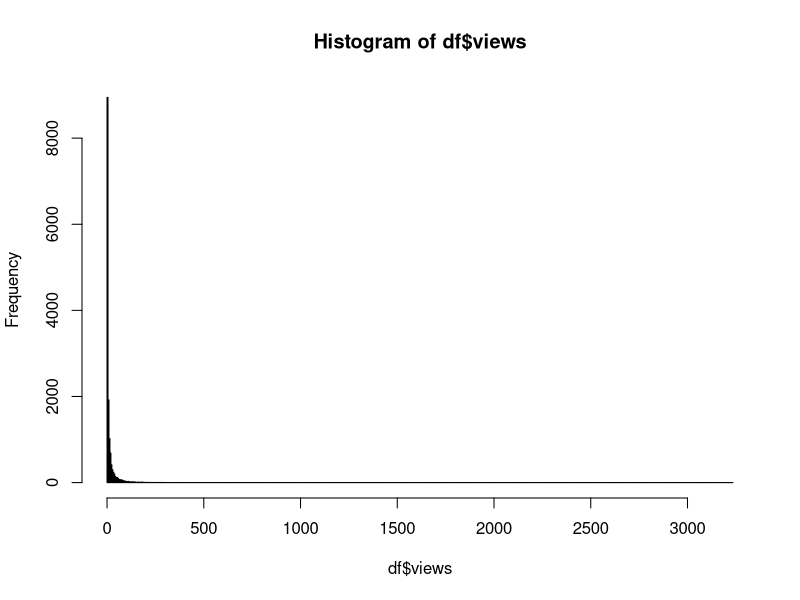
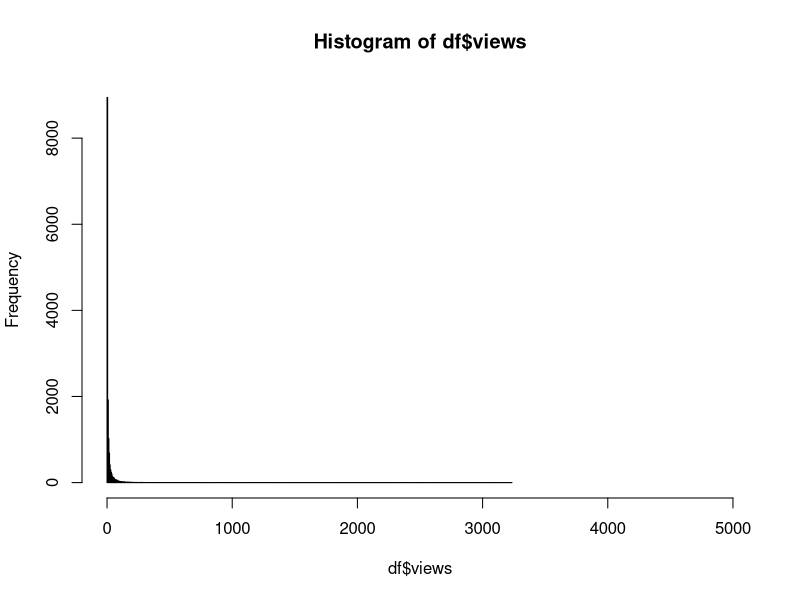
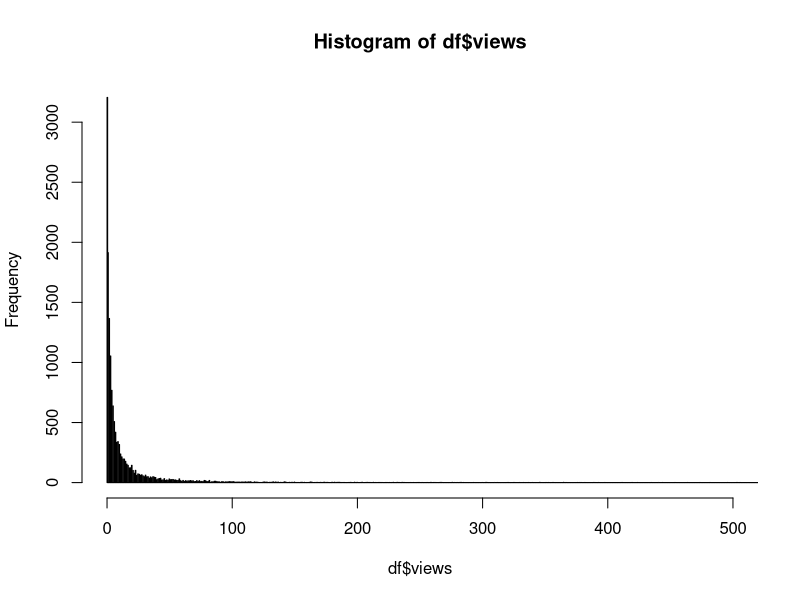
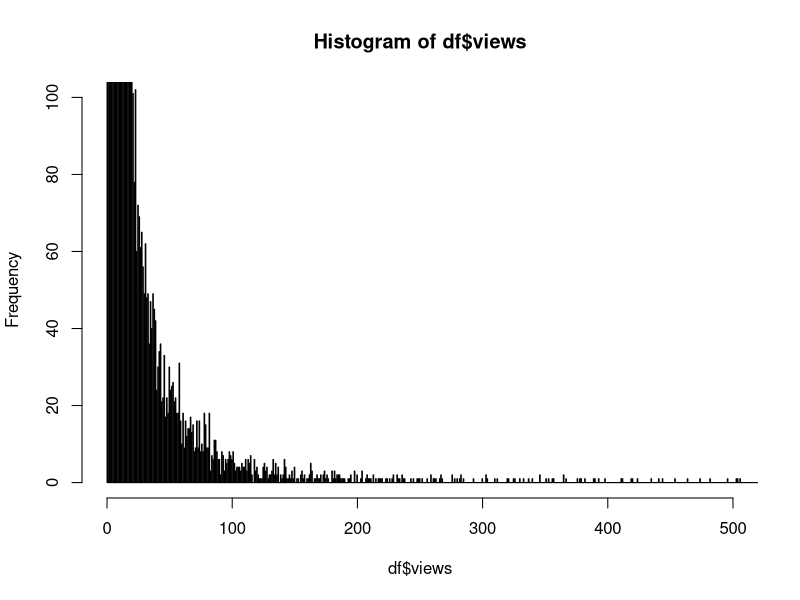
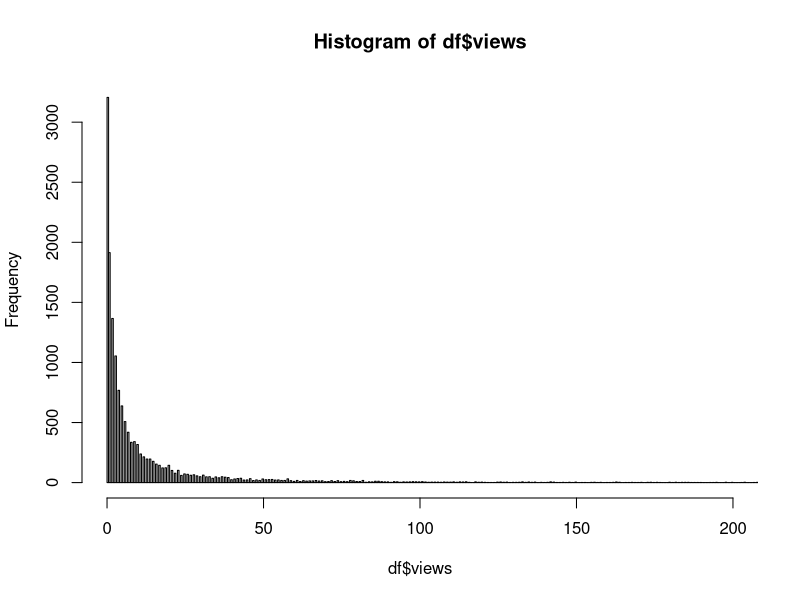
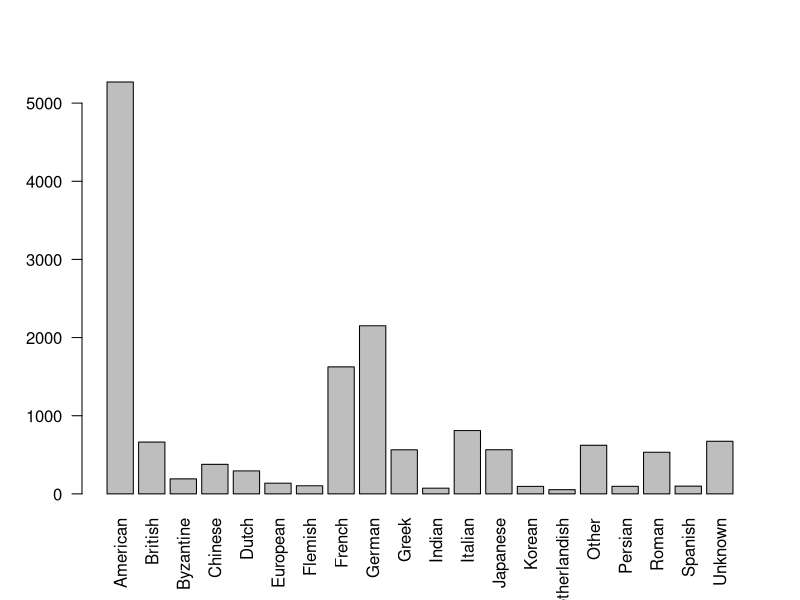
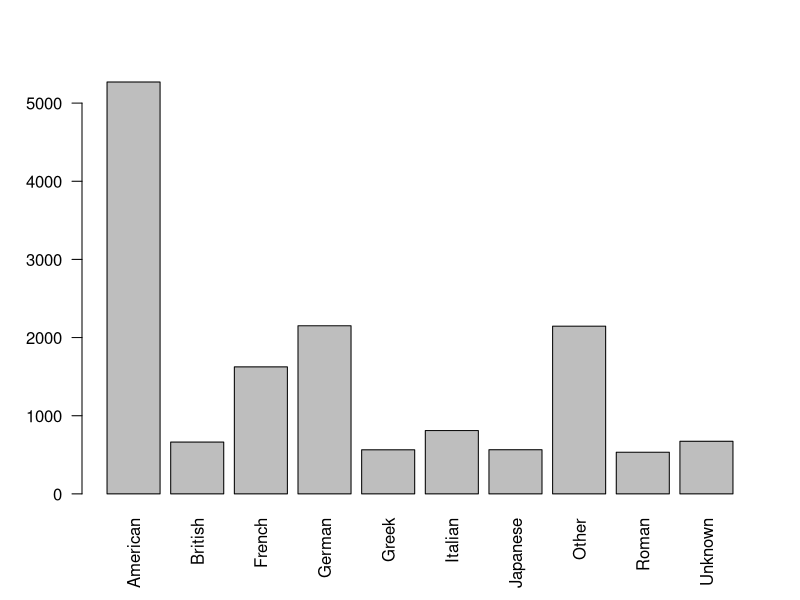
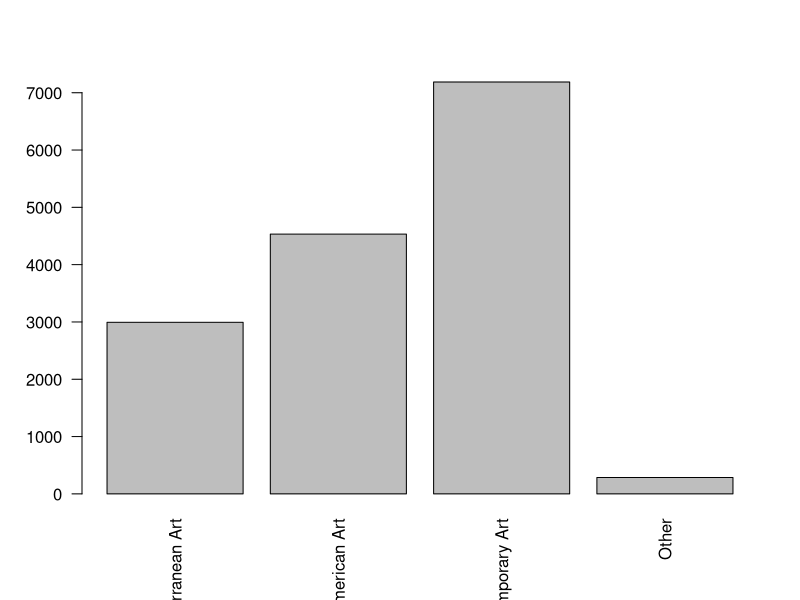

R code for these plots, in order:
## ---- chunk 1
df <- read.csv("MuseumDataFull1015.csv")
summary(df)
## ---- chunk 2
names(df)[names(df) == "totaluniquepageviews"] <- "views"
hist(df$views, breaks = 500)
hist(df$views, breaks = 500, xlim = c(0, 5000))
hist(df$views, breaks = 5000, xlim = c(0, 500))
hist(df$views, breaks = 5000, xlim = c(0, 500), ylim = c(0, 100))
hist(df$views, breaks = 5000, xlim = c(0, 200))

max(df$views) #max = 3234
df[which.max(df$views),]
summary(df$views)
quantile(df$views, c(0:20)/20)
sum(df$views > 100) #400
## ---- chunk 3
# broader stroke, 21 categories
head(df$culture)
allcnames <- unique(df$culture)
length(allcnames)
orderedcnames <- allcnames[order(allcnames)]
#orderedcnames
# first remove the question marks, kinda pointless here
df$culture <- gsub("[?]", "", df$culture)

# Make consistent different locations
df$culture <- gsub("^British.+", "British", df$culture)
df$culture <- gsub("^Italian.+", "Italian", df$culture)
df$culture <- gsub("^Roman.+", "Roman", df$culture)
df$culture <- gsub("^Spanish.+", "Spanish", df$culture)

df$culture[df$culture == "" | df$culture == "Unidentified culture"] <- "Unknown"

length(unique(df$culture))

# boarder stroke, 20 categories
df$fculture <- df$culture
culturerank <- names(which(table(df$culture) > 50))
length(culturerank)
df$fculture[!df$culture %in% culturerank] <- "Other"
table(df$fculture)
df$fculture <- as.factor(df$fculture)
plot(df$fculture, las = 2)

# smaller stroke, 10 categories
df$ffculture <- df$culture
culturerank <- names(which(table(df$culture) > 500))
length(culturerank)
df$ffculture[!df$culture %in% culturerank] <- "Other"
table(df$ffculture)
df$ffculture <- as.factor(df$ffculture)
plot(df$ffculture, las = 2)
## ---- chunk 4
head(df$department)
unique(df$department)
df$department <- as.factor(df$department)
head(df$division)
length(unique(df$division))
unique(df$division)
df$division[df$division == ""] <- "Other"
df$division <- as.factor(df$division)
plot(df$division, las = 2)
head(df$period)
length(unique(df$period))
head(df$century)
length(unique(df$century))
#unique(df$century)
head(df$dateend)
hist(df$rank)
hist(df$accessionyear)
#plot()
## ---- chunk 5
hist(df$dateend, breaks = 300)
sum(df$dateend == 0)
sum(df$datebegin == 0 & df$dateend == 0)
head(df$century[df$datebegin == 0 & df$dateend == 0])
#making rank something reasonable
hist(df$rank, breaks = 300)
summary(df$rank)
plot(rank ~ views, data = df)
df$arank <- df$rank
df$arank <- df$arank - min(df$arank) + 1
df$arank <- df$arank / (max(df$arank) + 1)
df$arank <- log(df$arank / (1 - df$arank))


#making logviews something reasonable
df$logviews <- log(df$views + 1)

df_validdates <- df[df$datebegin != 0 | df$dateend != 0,]
df_validdates$meddate <- (df_validdates$datebegin + df_validdates$dateend) / 2
hist(df_validdates$meddate, breaks = 300)
#df_validdates$meddate
# lm1 <- lm(views ~ meddate, data = df_validdates)
# summary(lm1)
# plot(lm1)
## ---- chunk 6
df_validdates$logdate <- log(max(df_validdates$meddate) - df_validdates$meddate + 1)
hist(df_validdates$logdate)
hist(df_validdates$logviews)
summary(df_validdates$logviews)

lm2 <- lm(logviews ~ logdate, data = df_validdates)
summary(lm2)
plot(logviews ~ logdate, data = df_validdates)
abline(lm2, col = "Blue")
plot(lm2, which = c(1, 2)) #assumptions really not met

boxplot(views ~ ffculture, data = df)
#boxplot(logviews ~ ffculture, data - df)
## ---- chunk 7
boxplot(views ~ ffculture, data = df)
hist(df$logviews)
boxplot(logviews ~ ffculture, data = df)
summary(aov(logviews~ ffculture, data = df))
tapply(df$views, df$ffculture, var)

hist(df$accessionyear)
plot(views ~ accessionyear, data = df)

lo1 <- loess(views ~ accessionyear, data = df, span = 1)
sampyear <- 1700:2020
yhat <- predict(lo1, newdata = data.frame(accessionyear = sampyear))
plot(views ~ accessionyear, data = df)
lines(yhat ~ sampyear, col = "red", lwd = 2)

lo2 <- loess(views ~ accessionyear, data = df[-which.min(df$accessionyear),], span = 1)
sampyear <- 1850:2020
yhat <- predict(lo2, newdata = data.frame(accessionyear = sampyear))
plot(views ~ accessionyear, data = df[-which.min(df$accessionyear),])
lines(yhat ~ sampyear, col = "red", lwd = 2)



lo2 <- loess(logviews ~ accessionyear, data = df[-which.min(df$accessionyear),], span = 1)
sampyear <- 1850:2020
yhat <- predict(lo2, newdata = data.frame(accessionyear = sampyear))
plot(logviews ~ accessionyear, data = df[-which.min(df$accessionyear),])
lines(yhat ~ sampyear, col = "red", lwd = 2)
## ---- chunk 8
poislm <- glm(views ~ accessionyear, data = df[-which.min(df$accessionyear),], family = "poisson")
summary(poislm)

lm123 <- lm(logviews ~ accessionyear, data = df[-which.min(df$accessionyear),])
summary(lm123)
## ---- chunk 9
plot(rank ~ logdate, data = df_validdates)
plot(arank ~ logdate, data = df_validdates)
lm3 <- lm(arank ~ logdate, data = df_validdates)
summary(lm3)
plot(lm3, which = c(1, 2))
## ---- chunk 10
plot(df$views ~ df$division, las = 2)
